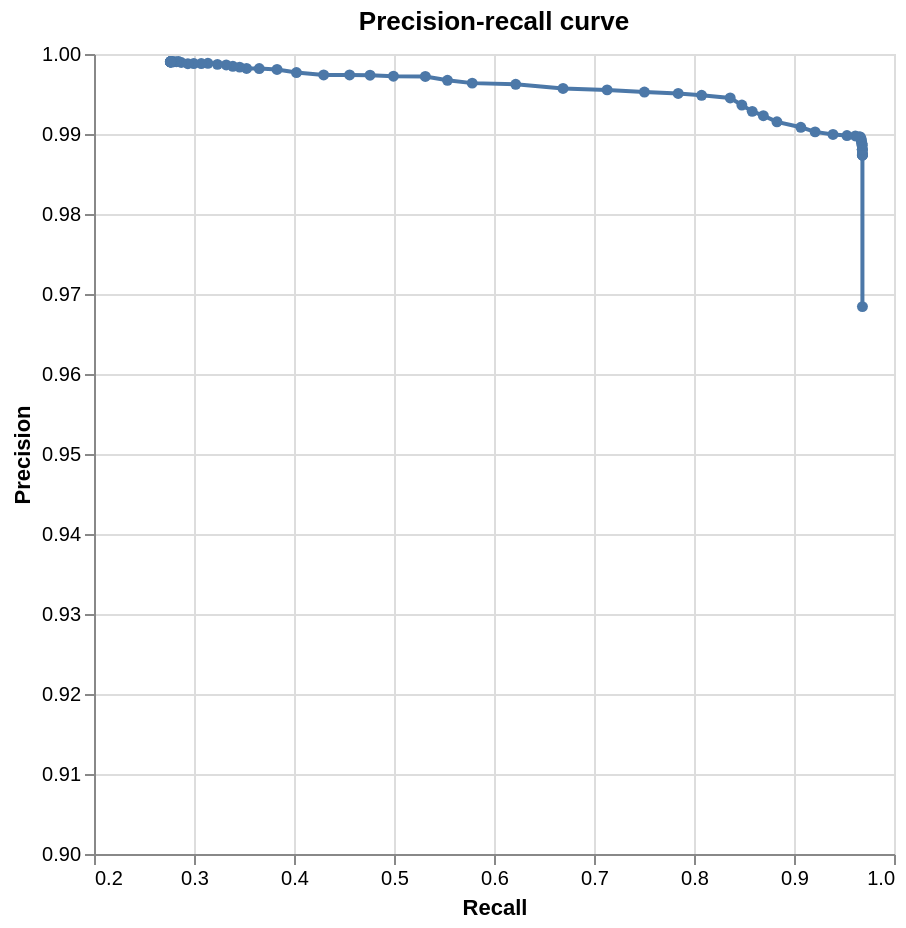

Vega-Lite specification stored for this chart:
### Vega-Lite specification from a JSON file in a GitHub repository (floating-point values rounded to 4 significant figures)
{"config": {"view": {"continuousWidth": 300, "continuousHeight": 300}}, "data": {"name": "data-9576750d80a086c022360f011dcce0f1"}, "mark": {"type": "line", "clip": true, "point": true}, "datasets": {"data-9576750d80a086c022360f011dcce0f1": [{"truth_threshold": -999.0, "match_probability": 0.0, "tp": 110900.0, "tn": 0.0, "fp": 3617.0, "fp_neg": 0.0, "fn": 3617.0, "tp_rate": 0.9684, "tn_rate": null, "fp_rate": null, "fn_rate": 0.03158, "precision": 0.9684, "recall": 0.9684, "f1": 0.9684}, {"truth_threshold": -15.0, "match_probability": 3.052e-05, "tp": 110900.0, "tn": 0.0, "fp": 1421.0, "fp_neg": 0.0, "fn": 3617.0, "tp_rate": 0.9684, "tn_rate": null, "fp_rate": null, "fn_rate": 0.03158, "precision": 0.9874, "recall": 0.9684, "f1": 0.9778}, {"truth_threshold": -14.0, "match_probability": 6.103e-05, "tp": 110900.0, "tn": 0.0, "fp": 1420.0, "fp_neg": 0.0, "fn": 3617.0, "tp_rate": 0.9684, "tn_rate": null, "fp_rate": null, "fn_rate": 0.03158, "precision": 0.9874, "recall": 0.9684, "f1": 0.9778}, {"truth_threshold": -11.0, "match_probability": 0.000488, "tp": 110900.0, "tn": 0.0, "fp": 1417.0, "fp_neg": 0.0, "fn": 3618.0, "tp_rate": 0.9684, "tn_rate": null, "fp_rate": null, "fn_rate": 0.03159, "precision": 0.9874, "recall": 0.9684, "f1": 0.9778}, {"truth_threshold": -10.0, "match_probability": 0.0009756, "tp": 110900.0, "tn": 0.0, "fp": 1416.0, "fp_neg": 0.0, "fn": 3618.0, "tp_rate": 0.9684, "tn_rate": null, "fp_rate": null, "fn_rate": 0.03159, "precision": 0.9874, "recall": 0.9684, "f1": 0.9778}, {"truth_threshold": -9.0, "match_probability": 0.001949, "tp": 110900.0, "tn": 0.0, "fp": 1405.0, "fp_neg": 0.0, "fn": 3618.0, "tp_rate": 0.9684, "tn_rate": null, "fp_rate": null, "fn_rate": 0.03159, "precision": 0.9875, "recall": 0.9684, "f1": 0.9779}, {"truth_threshold": -8.0, "match_probability": 0.003891, "tp": 110900.0, "tn": 0.0, "fp": 1345.0, "fp_neg": 0.0, "fn": 3624.0, "tp_rate": 0.9684, "tn_rate": null, "fp_rate": null, "fn_rate": 0.03164, "precision": 0.988, "recall": 0.9684, "f1": 0.9781}, {"truth_threshold": -7.0, "match_probability": 0.007752, "tp": 110900.0, "tn": 0.0, "fp": 1342.0, "fp_neg": 0.0, "fn": 3631.0, "tp_rate": 0.9683, "tn_rate": null, "fp_rate": null, "fn_rate": 0.0317, "precision": 0.988, "recall": 0.9683, "f1": 0.9781}, {"truth_threshold": -6.0, "match_probability": 0.01538, "tp": 110900.0, "tn": 0.0, "fp": 1341.0, "fp_neg": 0.0, "fn": 3638.0, "tp_rate": 0.9682, "tn_rate": null, "fp_rate": null, "fn_rate": 0.03176, "precision": 0.9881, "recall": 0.9682, "f1": 0.978}, {"truth_threshold": -5.0, "match_probability": 0.0303, "tp": 110900.0, "tn": 0.0, "fp": 1282.0, "fp_neg": 0.0, "fn": 3641.0, "tp_rate": 0.9682, "tn_rate": null, "fp_rate": null, "fn_rate": 0.03179, "precision": 0.9886, "recall": 0.9682, "f1": 0.9783}, {"truth_threshold": -4.0, "match_probability": 0.05882, "tp": 110900.0, "tn": 0.0, "fp": 1277.0, "fp_neg": 0.0, "fn": 3663.0, "tp_rate": 0.968, "tn_rate": null, "fp_rate": null, "fn_rate": 0.03198, "precision": 0.9886, "recall": 0.968, "f1": 0.9782}, {"truth_threshold": -3.0, "match_probability": 0.1111, "tp": 110900.0, "tn": 0.0, "fp": 1251.0, "fp_neg": 0.0, "fn": 3673.0, "tp_rate": 0.9679, "tn_rate": null, "fp_rate": null, "fn_rate": 0.03207, "precision": 0.9888, "recall": 0.9679, "f1": 0.9783}, {"truth_threshold": -2.0, "match_probability": 0.2, "tp": 110800.0, "tn": 0.0, "fp": 1234.0, "fp_neg": 0.0, "fn": 3727.0, "tp_rate": 0.9675, "tn_rate": null, "fp_rate": null, "fn_rate": 0.03254, "precision": 0.989, "recall": 0.9675, "f1": 0.9781}, {"truth_threshold": -1.0, "match_probability": 0.3333, "tp": 110800.0, "tn": 0.0, "fp": 1205.0, "fp_neg": 0.0, "fn": 3745.0, "tp_rate": 0.9673, "tn_rate": null, "fp_rate": null, "fn_rate": 0.03269, "precision": 0.9892, "recall": 0.9673, "f1": 0.9782}, {"truth_threshold": -0.0, "match_probability": 0.5, "tp": 110800.0, "tn": 0.0, "fp": 1189.0, "fp_neg": 0.0, "fn": 3775.0, "tp_rate": 0.967, "tn_rate": null, "fp_rate": null, "fn_rate": 0.03296, "precision": 0.9894, "recall": 0.967, "f1": 0.9781}, {"truth_threshold": 1.0, "match_probability": 0.6667, "tp": 110700.0, "tn": 0.0, "fp": 1163.0, "fp_neg": 0.0, "fn": 3851.0, "tp_rate": 0.9664, "tn_rate": null, "fp_rate": null, "fn_rate": 0.03362, "precision": 0.9896, "recall": 0.9664, "f1": 0.9779}, {"truth_threshold": 2.0, "match_probability": 0.8, "tp": 110600.0, "tn": 0.0, "fp": 1156.0, "fp_neg": 0.0, "fn": 3935.0, "tp_rate": 0.9656, "tn_rate": null, "fp_rate": null, "fn_rate": 0.03435, "precision": 0.9897, "recall": 0.9656, "f1": 0.9775}, {"truth_threshold": 3.0, "match_probability": 0.8889, "tp": 110100.0, "tn": 0.0, "fp": 1140.0, "fp_neg": 0.0, "fn": 4421.0, "tp_rate": 0.9614, "tn_rate": null, "fp_rate": null, "fn_rate": 0.0386, "precision": 0.9898, "recall": 0.9614, "f1": 0.9754}, {"truth_threshold": 4.0, "match_probability": 0.9412, "tp": 109200.0, "tn": 0.0, "fp": 1124.0, "fp_neg": 0.0, "fn": 5387.0, "tp_rate": 0.953, "tn_rate": null, "fp_rate": null, "fn_rate": 0.04703, "precision": 0.9898, "recall": 0.953, "f1": 0.971}, {"truth_threshold": 5.0, "match_probability": 0.9697, "tp": 107600.0, "tn": 0.0, "fp": 1093.0, "fp_neg": 0.0, "fn": 6987.0, "tp_rate": 0.939, "tn_rate": null, "fp_rate": null, "fn_rate": 0.061, "precision": 0.9899, "recall": 0.939, "f1": 0.9638}, {"truth_threshold": 6.0, "match_probability": 0.9846, "tp": 105500.0, "tn": 0.0, "fp": 1037.0, "fp_neg": 0.0, "fn": 9038.0, "tp_rate": 0.9211, "tn_rate": null, "fp_rate": null, "fn_rate": 0.0789, "precision": 0.9903, "recall": 0.9211, "f1": 0.9544}, {"truth_threshold": 7.0, "match_probability": 0.9922, "tp": 103900.0, "tn": 0.0, "fp": 960.0, "fp_neg": 0.0, "fn": 10680.0, "tp_rate": 0.9068, "tn_rate": null, "fp_rate": null, "fn_rate": 0.0932, "precision": 0.9908, "recall": 0.9068, "f1": 0.947}, {"truth_threshold": 8.0, "match_probability": 0.9961, "tp": 101100.0, "tn": 0.0, "fp": 865.0, "fp_neg": 0.0, "fn": 13410.0, "tp_rate": 0.883, "tn_rate": null, "fp_rate": null, "fn_rate": 0.117, "precision": 0.9915, "recall": 0.883, "f1": 0.9341}, {"truth_threshold": 9.0, "match_probability": 0.9981, "tp": 99580.0, "tn": 0.0, "fp": 774.0, "fp_neg": 0.0, "fn": 14970.0, "tp_rate": 0.8693, "tn_rate": null, "fp_rate": null, "fn_rate": 0.1307, "precision": 0.9923, "recall": 0.8693, "f1": 0.9268}, {"truth_threshold": 10.0, "match_probability": 0.999, "tp": 98300.0, "tn": 0.0, "fp": 710.0, "fp_neg": 0.0, "fn": 16240.0, "tp_rate": 0.8582, "tn_rate": null, "fp_rate": null, "fn_rate": 0.1418, "precision": 0.9928, "recall": 0.8582, "f1": 0.9206}, {"truth_threshold": 11.0, "match_probability": 0.9995, "tp": 97120.0, "tn": 0.0, "fp": 624.0, "fp_neg": 0.0, "fn": 17430.0, "tp_rate": 0.8478, "tn_rate": null, "fp_rate": null, "fn_rate": 0.1522, "precision": 0.9936, "recall": 0.8478, "f1": 0.915}, {"truth_threshold": 12.0, "match_probability": 0.9998, "tp": 95780.0, "tn": 0.0, "fp": 529.0, "fp_neg": 0.0, "fn": 18760.0, "tp_rate": 0.8362, "tn_rate": null, "fp_rate": null, "fn_rate": 0.1638, "precision": 0.9945, "recall": 0.8362, "f1": 0.9085}, {"truth_threshold": 13.0, "match_probability": 0.9999, "tp": 92510.0, "tn": 0.0, "fp": 480.0, "fp_neg": 0.0, "fn": 22040.0, "tp_rate": 0.8076, "tn_rate": null, "fp_rate": null, "fn_rate": 0.1924, "precision": 0.9948, "recall": 0.8076, "f1": 0.8915}, {"truth_threshold": 14.0, "match_probability": 0.9999, "tp": 89820.0, "tn": 0.0, "fp": 445.0, "fp_neg": 0.0, "fn": 24720.0, "tp_rate": 0.7842, "tn_rate": null, "fp_rate": null, "fn_rate": 0.2158, "precision": 0.9951, "recall": 0.7842, "f1": 0.8771}, {"truth_threshold": 15.0, "match_probability": 1.0, "tp": 85960.0, "tn": 0.0, "fp": 411.0, "fp_neg": 0.0, "fn": 28590.0, "tp_rate": 0.7504, "tn_rate": null, "fp_rate": null, "fn_rate": 0.2496, "precision": 0.9952, "recall": 0.7504, "f1": 0.8557}, {"truth_threshold": 16.0, "match_probability": 1.0, "tp": 81680.0, "tn": 0.0, "fp": 368.0, "fp_neg": 0.0, "fn": 32860.0, "tp_rate": 0.7131, "tn_rate": null, "fp_rate": null, "fn_rate": 0.2869, "precision": 0.9955, "recall": 0.7131, "f1": 0.831}, {"truth_threshold": 17.0, "match_probability": 1.0, "tp": 76630.0, "tn": 0.0, "fp": 331.0, "fp_neg": 0.0, "fn": 37910.0, "tp_rate": 0.669, "tn_rate": null, "fp_rate": null, "fn_rate": 0.331, "precision": 0.9957, "recall": 0.669, "f1": 0.8003}, {"truth_threshold": 18.0, "match_probability": 1.0, "tp": 71210.0, "tn": 0.0, "fp": 271.0, "fp_neg": 0.0, "fn": 43330.0, "tp_rate": 0.6217, "tn_rate": null, "fp_rate": null, "fn_rate": 0.3783, "precision": 0.9962, "recall": 0.6217, "f1": 0.7656}, {"truth_threshold": 19.0, "match_probability": 1.0, "tp": 66230.0, "tn": 0.0, "fp": 242.0, "fp_neg": 0.0, "fn": 48310.0, "tp_rate": 0.5782, "tn_rate": null, "fp_rate": null, "fn_rate": 0.4218, "precision": 0.9964, "recall": 0.5782, "f1": 0.7318}, {"truth_threshold": 20.0, "match_probability": 1.0, "tp": 63400.0, "tn": 0.0, "fp": 209.0, "fp_neg": 0.0, "fn": 51150.0, "tp_rate": 0.5535, "tn_rate": null, "fp_rate": null, "fn_rate": 0.4465, "precision": 0.9967, "recall": 0.5535, "f1": 0.7117}, {"truth_threshold": 21.0, "match_probability": 1.0, "tp": 60860.0, "tn": 0.0, "fp": 171.0, "fp_neg": 0.0, "fn": 53680.0, "tp_rate": 0.5313, "tn_rate": null, "fp_rate": null, "fn_rate": 0.4687, "precision": 0.9972, "recall": 0.5313, "f1": 0.6933}, {"truth_threshold": 22.0, "match_probability": 1.0, "tp": 57210.0, "tn": 0.0, "fp": 159.0, "fp_neg": 0.0, "fn": 57330.0, "tp_rate": 0.4995, "tn_rate": null, "fp_rate": null, "fn_rate": 0.5005, "precision": 0.9972, "recall": 0.4995, "f1": 0.6656}, {"truth_threshold": 23.0, "match_probability": 1.0, "tp": 54530.0, "tn": 0.0, "fp": 145.0, "fp_neg": 0.0, "fn": 60020.0, "tp_rate": 0.476, "tn_rate": null, "fp_rate": null, "fn_rate": 0.524, "precision": 0.9973, "recall": 0.476, "f1": 0.6445}, {"truth_threshold": 24.0, "match_probability": 1.0, "tp": 52190.0, "tn": 0.0, "fp": 137.0, "fp_neg": 0.0, "fn": 62360.0, "tp_rate": 0.4556, "tn_rate": null, "fp_rate": null, "fn_rate": 0.5444, "precision": 0.9974, "recall": 0.4556, "f1": 0.6255}, {"truth_threshold": 25.0, "match_probability": 1.0, "tp": 49220.0, "tn": 0.0, "fp": 129.0, "fp_neg": 0.0, "fn": 65330.0, "tp_rate": 0.4297, "tn_rate": null, "fp_rate": null, "fn_rate": 0.5703, "precision": 0.9974, "recall": 0.4297, "f1": 0.6006}, {"truth_threshold": 26.0, "match_probability": 1.0, "tp": 46100.0, "tn": 0.0, "fp": 107.0, "fp_neg": 0.0, "fn": 68450.0, "tp_rate": 0.4024, "tn_rate": null, "fp_rate": null, "fn_rate": 0.5976, "precision": 0.9977, "recall": 0.4024, "f1": 0.5735}, {"truth_threshold": 27.0, "match_probability": 1.0, "tp": 43870.0, "tn": 0.0, "fp": 85.0, "fp_neg": 0.0, "fn": 70670.0, "tp_rate": 0.383, "tn_rate": null, "fp_rate": null, "fn_rate": 0.617, "precision": 0.9981, "recall": 0.383, "f1": 0.5536}, {"truth_threshold": 28.0, "match_probability": 1.0, "tp": 41840.0, "tn": 0.0, "fp": 76.0, "fp_neg": 0.0, "fn": 72710.0, "tp_rate": 0.3653, "tn_rate": null, "fp_rate": null, "fn_rate": 0.6347, "precision": 0.9982, "recall": 0.3653, "f1": 0.5348}, {"truth_threshold": 29.0, "match_probability": 1.0, "tp": 40390.0, "tn": 0.0, "fp": 73.0, "fp_neg": 0.0, "fn": 74160.0, "tp_rate": 0.3526, "tn_rate": null, "fp_rate": null, "fn_rate": 0.6474, "precision": 0.9982, "recall": 0.3526, "f1": 0.5211}, {"truth_threshold": 30.0, "match_probability": 1.0, "tp": 39590.0, "tn": 0.0, "fp": 65.0, "fp_neg": 0.0, "fn": 74950.0, "tp_rate": 0.3457, "tn_rate": null, "fp_rate": null, "fn_rate": 0.6543, "precision": 0.9984, "recall": 0.3457, "f1": 0.5135}, {"truth_threshold": 31.0, "match_probability": 1.0, "tp": 38820.0, "tn": 0.0, "fp": 60.0, "fp_neg": 0.0, "fn": 75730.0, "tp_rate": 0.3389, "tn_rate": null, "fp_rate": null, "fn_rate": 0.6611, "precision": 0.9985, "recall": 0.3389, "f1": 0.506}, {"truth_threshold": 32.0, "match_probability": 1.0, "tp": 38060.0, "tn": 0.0, "fp": 52.0, "fp_neg": 0.0, "fn": 76490.0, "tp_rate": 0.3322, "tn_rate": null, "fp_rate": null, "fn_rate": 0.6678, "precision": 0.9986, "recall": 0.3322, "f1": 0.4986}, {"truth_threshold": 33.0, "match_probability": 1.0, "tp": 37040.0, "tn": 0.0, "fp": 48.0, "fp_neg": 0.0, "fn": 77500.0, "tp_rate": 0.3234, "tn_rate": null, "fp_rate": null, "fn_rate": 0.6766, "precision": 0.9987, "recall": 0.3234, "f1": 0.4886}, {"truth_threshold": 34.0, "match_probability": 1.0, "tp": 35960.0, "tn": 0.0, "fp": 42.0, "fp_neg": 0.0, "fn": 78590.0, "tp_rate": 0.3139, "tn_rate": null, "fp_rate": null, "fn_rate": 0.6861, "precision": 0.9988, "recall": 0.3139, "f1": 0.4777}, {"truth_threshold": 35.0, "match_probability": 1.0, "tp": 35200.0, "tn": 0.0, "fp": 42.0, "fp_neg": 0.0, "fn": 79350.0, "tp_rate": 0.3073, "tn_rate": null, "fp_rate": null, "fn_rate": 0.6927, "precision": 0.9988, "recall": 0.3073, "f1": 0.47}, {"truth_threshold": 36.0, "match_probability": 1.0, "tp": 34340.0, "tn": 0.0, "fp": 41.0, "fp_neg": 0.0, "fn": 80200.0, "tp_rate": 0.2998, "tn_rate": null, "fp_rate": null, "fn_rate": 0.7002, "precision": 0.9988, "recall": 0.2998, "f1": 0.4612}, {"truth_threshold": 37.0, "match_probability": 1.0, "tp": 33660.0, "tn": 0.0, "fp": 41.0, "fp_neg": 0.0, "fn": 80880.0, "tp_rate": 0.2939, "tn_rate": null, "fp_rate": null, "fn_rate": 0.7061, "precision": 0.9988, "recall": 0.2939, "f1": 0.4541}, {"truth_threshold": 38.0, "match_probability": 1.0, "tp": 32900.0, "tn": 0.0, "fp": 35.0, "fp_neg": 0.0, "fn": 81640.0, "tp_rate": 0.2873, "tn_rate": null, "fp_rate": null, "fn_rate": 0.7127, "precision": 0.9989, "recall": 0.2873, "f1": 0.4462}, {"truth_threshold": 39.0, "match_probability": 1.0, "tp": 32600.0, "tn": 0.0, "fp": 31.0, "fp_neg": 0.0, "fn": 81950.0, "tp_rate": 0.2846, "tn_rate": null, "fp_rate": null, "fn_rate": 0.7154, "precision": 0.999, "recall": 0.2846, "f1": 0.443}, {"truth_threshold": 40.0, "match_probability": 1.0, "tp": 32340.0, "tn": 0.0, "fp": 31.0, "fp_neg": 0.0, "fn": 82200.0, "tp_rate": 0.2824, "tn_rate": null, "fp_rate": null, "fn_rate": 0.7176, "precision": 0.999, "recall": 0.2824, "f1": 0.4403}, {"truth_threshold": 41.0, "match_probability": 1.0, "tp": 32050.0, "tn": 0.0, "fp": 31.0, "fp_neg": 0.0, "fn": 82500.0, "tp_rate": 0.2798, "tn_rate": null, "fp_rate": null, "fn_rate": 0.7202, "precision": 0.999, "recall": 0.2798, "f1": 0.4371}, {"truth_threshold": 42.0, "match_probability": 1.0, "tp": 31940.0, "tn": 0.0, "fp": 31.0, "fp_neg": 0.0, "fn": 82610.0, "tp_rate": 0.2788, "tn_rate": null, "fp_rate": null, "fn_rate": 0.7212, "precision": 0.999, "recall": 0.2788, "f1": 0.4359}, {"truth_threshold": 43.0, "match_probability": 1.0, "tp": 31840.0, "tn": 0.0, "fp": 31.0, "fp_neg": 0.0, "fn": 82710.0, "tp_rate": 0.2779, "tn_rate": null, "fp_rate": null, "fn_rate": 0.7221, "precision": 0.999, "recall": 0.2779, "f1": 0.4349}, {"truth_threshold": 44.0, "match_probability": 1.0, "tp": 31750.0, "tn": 0.0, "fp": 31.0, "fp_neg": 0.0, "fn": 82790.0, "tp_rate": 0.2772, "tn_rate": null, "fp_rate": null, "fn_rate": 0.7228, "precision": 0.999, "recall": 0.2772, "f1": 0.434}, {"truth_threshold": 45.0, "match_probability": 1.0, "tp": 31740.0, "tn": 0.0, "fp": 31.0, "fp_neg": 0.0, "fn": 82810.0, "tp_rate": 0.2771, "tn_rate": null, "fp_rate": null, "fn_rate": 0.7229, "precision": 0.999, "recall": 0.2771, "f1": 0.4338}, {"truth_threshold": 46.0, "match_probability": 1.0, "tp": 31690.0, "tn": 0.0, "fp": 31.0, "fp_neg": 0.0, "fn": 82860.0, "tp_rate": 0.2766, "tn_rate": null, "fp_rate": null, "fn_rate": 0.7234, "precision": 0.999, "recall": 0.2766, "f1": 0.4333}, {"truth_threshold": 47.0, "match_probability": 1.0, "tp": 31680.0, "tn": 0.0, "fp": 31.0, "fp_neg": 0.0, "fn": 82860.0, "tp_rate": 0.2766, "tn_rate": null, "fp_rate": null, "fn_rate": 0.7234, "precision": 0.999, "recall": 0.2766, "f1": 0.4332}, {"truth_threshold": 48.0, "match_probability": 1.0, "tp": 31680.0, "tn": 0.0, "fp": 31.0, "fp_neg": 0.0, "fn": 82870.0, "tp_rate": 0.2765, "tn_rate": null, "fp_rate": null, "fn_rate": 0.7235, "precision": 0.999, "recall": 0.2765, "f1": 0.4332}, {"truth_threshold": 49.0, "match_probability": 1.0, "tp": 31670.0, "tn": 0.0, "fp": 31.0, "fp_neg": 0.0, "fn": 82870.0, "tp_rate": 0.2765, "tn_rate": null, "fp_rate": null, "fn_rate": 0.7235, "precision": 0.999, "recall": 0.2765, "f1": 0.4331}, {"truth_threshold": 50.0, "match_probability": 1.0, "tp": 31670.0, "tn": 0.0, "fp": 31.0, "fp_neg": 0.0, "fn": 82870.0, "tp_rate": 0.2765, "tn_rate": null, "fp_rate": null, "fn_rate": 0.7235, "precision": 0.999, "recall": 0.2765, "f1": 0.4331}, {"truth_threshold": 51.0, "match_probability": 1.0, "tp": 31670.0, "tn": 0.0, "fp": 31.0, "fp_neg": 0.0, "fn": 82880.0, "tp_rate": 0.2765, "tn_rate": null, "fp_rate": null, "fn_rate": 0.7235, "precision": 0.999, "recall": 0.2765, "f1": 0.4331}, {"truth_threshold": 54.0, "match_probability": 1.0, "tp": 31660.0, "tn": 0.0, "fp": 31.0, "fp_neg": 0.0, "fn": 82880.0, "tp_rate": 0.2764, "tn_rate": null, "fp_rate": null, "fn_rate": 0.7236, "precision": 0.999, "recall": 0.2764, "f1": 0.4331}, {"truth_threshold": 55.0, "match_probability": 1.0, "tp": 31660.0, "tn": 0.0, "fp": 31.0, "fp_neg": 0.0, "fn": 82880.0, "tp_rate": 0.2764, "tn_rate": null, "fp_rate": null, "fn_rate": 0.7236, "precision": 0.999, "recall": 0.2764, "f1": 0.433}, {"truth_threshold": 56.0, "match_probability": 1.0, "tp": 31660.0, "tn": 0.0, "fp": 31.0, "fp_neg": 0.0, "fn": 82880.0, "tp_rate": 0.2764, "tn_rate": null, "fp_rate": null, "fn_rate": 0.7236, "precision": 0.999, "recall": 0.2764, "f1": 0.433}, {"truth_threshold": 999.0, "match_probability": 1.0, "tp": 31650.0, "tn": 0.0, "fp": 31.0, "fp_neg": 0.0, "fn": 82890.0, "tp_rate": 0.2763, "tn_rate": null, "fp_rate": null, "fn_rate": 0.7237, "precision": 0.999, "recall": 0.2763, "f1": 0.4329}]}, "encoding": {"tooltip": [{"field": "truth_threshold", "format": ".4f", "type": "quantitative"}, {"field": "match_probability", "format": ".4%", "type": "quantitative"}, {"field": "fp_rate", "format": ".4f", "title": "FP_rate", "type": "quantitative"}, {"field": "tp_rate", "format": ".4f", "title": "TP_rate", "type": "quantitative"}, {"field": "tp", "format": ",.0f", "title": "TP", "type": "quantitative"}, {"field": "tn", "format": ",.0f", "title": "TN", "type": "quantitative"}, {"field": "fp", "format": ",.0f", "title": "FP", "type": "quantitative"}, {"field": "fn", "format": ",.0f", "title": "FN", "type": "quantitative"}, {"field": "precision", "format": ".4f", "type": "quantitative"}, {"field": "recall", "format": ".4f", "type": "quantitative"}, {"field": "f1", "format": ".4f", "title": "F1", "type": "quantitative"}], "x": {"field": "recall", "sort": ["-recall"], "title": "Recall", "type": "quantitative"}, "y": {"field": "precision", "scale": {"domain": [0.9, 1.0]}, "sort": ["-precision"], "title": "Precision", "type": "quantitative"}}, "height": 400, "params": [{"name": "mouse_zoom", "select": {"type": "interval", "encodings": ["y"]}, "bind": "scales"}], "title": "Precision-recall curve", "width": 400, "$schema": "https://vega.github.io/schema/vega-lite/v5.9.3.json"}
